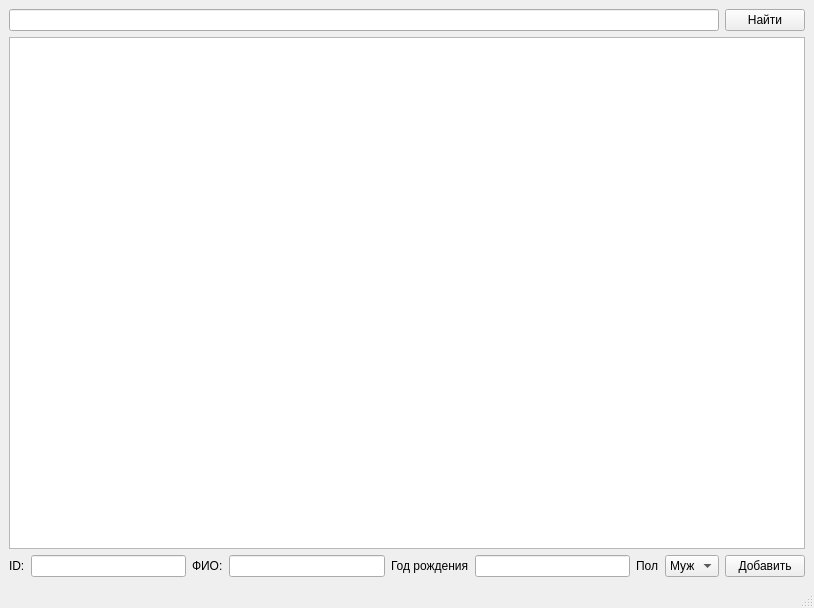
<?xml version="1.0" encoding="UTF-8"?>
<ui version="4.0">
 <class>MainWindow</class>
 <widget class="QMainWindow" name="MainWindow">
  <property name="geometry">
   <rect>
    <x>0</x>
    <y>0</y>
    <width>814</width>
    <height>608</height>
   </rect>
  </property>
  <property name="windowTitle">
   <string>MainWindow</string>
  </property>
  <widget class="QWidget" name="centralwidget">
   <layout class="QVBoxLayout" name="verticalLayout">
    <item>
     <layout class="QHBoxLayout" name="horizontalLayout">
      <item>
       <widget class="QLineEdit" name="Search_edit"/>
      </item>
      <item>
       <widget class="QPushButton" name="Find">
        <property name="text">
         <string>Найти</string>
        </property>
       </widget>
      </item>
     </layout>
    </item>
    <item>
     <widget class="QTextBrowser" name="Text_browser"/>
    </item>
    <item>
     <layout class="QHBoxLayout" name="horizontalLayout_2">
      <item>
       <widget class="QLabel" name="label">
        <property name="text">
         <string>ID:</string>
        </property>
       </widget>
      </item>
      <item>
       <widget class="QLineEdit" name="ID_Edit"/>
      </item>
      <item>
       <widget class="QLabel" name="label_2">
        <property name="text">
         <string>ФИО:</string>
        </property>
       </widget>
      </item>
      <item>
       <widget class="QLineEdit" name="Name_Edit"/>
      </item>
      <item>
       <widget class="QLabel" name="label_3">
        <property name="text">
         <string>Год рождения</string>
        </property>
       </widget>
      </item>
      <item>
       <widget class="QLineEdit" name="Year_Edit"/>
      </item>
      <item>
       <widget class="QLabel" name="label_4">
        <property name="text">
         <string>Пол</string>
        </property>
       </widget>
      </item>
      <item>
       <widget class="QComboBox" name="Sex_Edit">
        <item>
         <property name="text">
          <string>Муж</string>
         </property>
        </item>
        <item>
         <property name="text">
          <string>Жен</string>
         </property>
        </item>
       </widget>
      </item>
      <item>
       <widget class="QPushButton" name="Add_Push">
        <property name="text">
         <string>Добавить</string>
        </property>
       </widget>
      </item>
     </layout>
    </item>
   </layout>
  </widget>
  <widget class="QMenuBar" name="menubar">
   <property name="geometry">
    <rect>
     <x>0</x>
     <y>0</y>
     <width>814</width>
     <height>21</height>
    </rect>
   </property>
  </widget>
  <widget class="QStatusBar" name="statusbar"/>
 </widget>
 <resources/>
 <connections>
  <connection>
   <sender>Find</sender>
   <signal>clicked()</signal>
   <receiver>MainWindow</receiver>
   <slot>Find_employee()</slot>
   <hints>
    <hint type="sourcelabel">
     <x>746</x>
     <y>38</y>
    </hint>
    <hint type="destinationlabel">
     <x>625</x>
     <y>23</y>
    </hint>
   </hints>
  </connection>
  <connection>
   <sender>Add_Push</sender>
   <signal>clicked()</signal>
   <receiver>MainWindow</receiver>
   <slot>Add_employee()</slot>
   <hints>
    <hint type="sourcelabel">
     <x>770</x>
     <y>566</y>
    </hint>
    <hint type="destinationlabel">
     <x>152</x>
     <y>548</y>
    </hint>
   </hints>
  </connection>
  <connection>
   <sender>Add_Push</sender>
   <signal>clicked()</signal>
   <receiver>ID_Edit</receiver>
   <slot>clear()</slot>
   <hints>
    <hint type="sourcelabel">
     <x>741</x>
     <y>567</y>
    </hint>
    <hint type="destinationlabel">
     <x>184</x>
     <y>564</y>
    </hint>
   </hints>
  </connection>
  <connection>
   <sender>Add_Push</sender>
   <signal>clicked()</signal>
   <receiver>Name_Edit</receiver>
   <slot>clear()</slot>
   <hints>
    <hint type="sourcelabel">
     <x>744</x>
     <y>574</y>
    </hint>
    <hint type="destinationlabel">
     <x>377</x>
     <y>569</y>
    </hint>
   </hints>
  </connection>
  <connection>
   <sender>Add_Push</sender>
   <signal>clicked()</signal>
   <receiver>Year_Edit</receiver>
   <slot>clear()</slot>
   <hints>
    <hint type="sourcelabel">
     <x>791</x>
     <y>567</y>
    </hint>
    <hint type="destinationlabel">
     <x>622</x>
     <y>571</y>
    </hint>
   </hints>
  </connection>
  <connection>
   <sender>Find</sender>
   <signal>clicked()</signal>
   <receiver>Search_edit</receiver>
   <slot>clear()</slot>
   <hints>
    <hint type="sourcelabel">
     <x>787</x>
     <y>38</y>
    </hint>
    <hint type="destinationlabel">
     <x>680</x>
     <y>46</y>
    </hint>
   </hints>
  </connection>
 </connections>
 <slots>
  <slot>Find_employee()</slot>
  <slot>Add_employee()</slot>
 </slots>
</ui>
